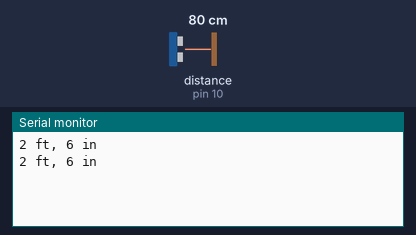
Recording of a sketch running on a simulated Arduino Uno, built with avr-gcc and run on an emulated ATmega328P. On the bench: the last lines printed to the serial monitor. Wiring (inferred from the names in the program): ultrasonic range finder: trigger pin 9; echo pin 10. The inputs (shaded band) are chosen by the test bench; at power-on: distance to the obstacle (sensor on pin 10) 80 cm. The echo pulse lasts 58.3 µs per cm.

Above: at 2.8 s.
2.9 s: distance to the obstacle (sensor on pin 10) set to 2 cm
At 5.2 s:
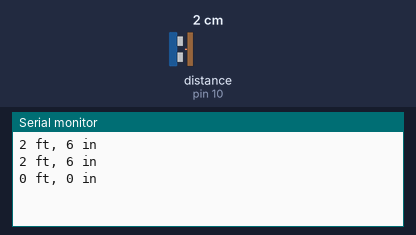
5.6 s: distance to the obstacle (sensor on pin 10) set to 4 cm
At 6.7 s:
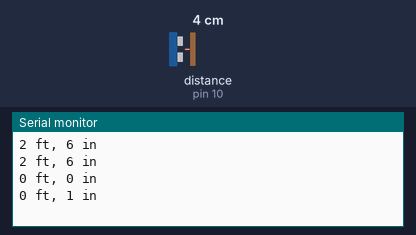
Timing chart, 0 to 8.6 s (numbered marks = the images above; inputs shaded):
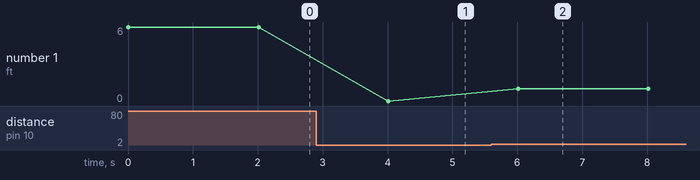

The sketch:

Elegoo_Ultrasonic_HC_SR04.ino
```cpp
const int trigPin = 9;
const int echoPin = 10;

long duration;
int distanceCM;
int distanceIN;
String distance;

void setup() {
  pinMode(trigPin, OUTPUT);
  pinMode(echoPin, INPUT);
  Serial.begin(9600);
}

void loop() {
  digitalWrite(trigPin, LOW); // Make sure the trigger pin is clear
  delayMicroseconds(2);

  digitalWrite(trigPin, HIGH);
  delayMicroseconds(10);       // Trigger the ultrasonic sensor
  digitalWrite(trigPin, LOW);

  duration = pulseIn(echoPin, HIGH); // Read the feedback from the sensor and store it in duration
  distanceCM = duration*0.034/2;     // Calculations for the distance in centimeters
  distanceIN = distanceCM/2.54;      // Calculations for the distance in inches
  distance = String(int(distanceIN/12)) + " ft, " + String(distanceIN%12) + " in";

  Serial.println(distance);
  delay(2000);
}
```

Measured:
- after the input at 2.9 s, the serial monitor: prints a new line after 1.1 s (image 1)
- after the input at 5.6 s, the serial monitor: prints a new line after 0.41 s (image 2)
- plotted number 1: 6 → 0 after the input at 2.9 s, 0 → 1 after the input at 5.6 s
